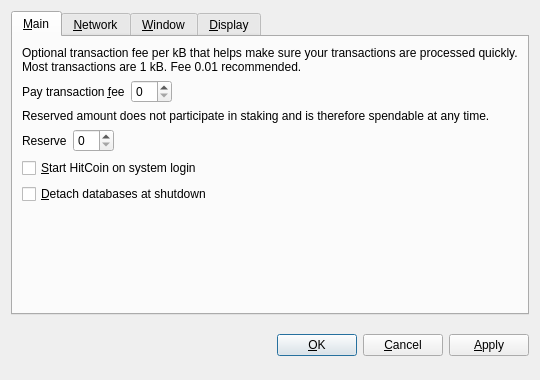
<?xml version="1.0" encoding="UTF-8"?>
<ui version="4.0">
 <class>OptionsDialog</class>
 <widget class="QDialog" name="OptionsDialog">
  <property name="geometry">
   <rect>
    <x>0</x>
    <y>0</y>
    <width>540</width>
    <height>380</height>
   </rect>
  </property>
  <property name="windowTitle">
   <string>Options</string>
  </property>
  <property name="modal">
   <bool>true</bool>
  </property>
  <layout class="QVBoxLayout" name="verticalLayout">
   <item>
    <widget class="QTabWidget" name="tabWidget">
     <property name="tabPosition">
      <enum>QTabWidget::North</enum>
     </property>
     <property name="currentIndex">
      <number>0</number>
     </property>
     <widget class="QWidget" name="tabMain">
      <attribute name="title">
       <string>&amp;Main</string>
      </attribute>
      <layout class="QVBoxLayout" name="verticalLayout_Main">
       <item>
        <widget class="QLabel" name="transactionFeeInfoLabel">
         <property name="text">
          <string>Optional transaction fee per kB that helps make sure your transactions are processed quickly. Most transactions are 1 kB. Fee 0.01 recommended.</string>
         </property>
         <property name="textFormat">
          <enum>Qt::PlainText</enum>
         </property>
         <property name="wordWrap">
          <bool>true</bool>
         </property>
        </widget>
       </item>
       <item>
        <layout class="QHBoxLayout" name="horizontalLayoutFee">
         <item>
          <widget class="QLabel" name="transactionFeeLabel">
           <property name="text">
            <string>Pay transaction &amp;fee</string>
           </property>
           <property name="textFormat">
            <enum>Qt::PlainText</enum>
           </property>
           <property name="buddy">
            <cstring>transactionFee</cstring>
           </property>
          </widget>
         </item>
         <item>
          <widget class="BitcoinAmountField" name="transactionFee"/>
         </item>
         <item>
          <spacer name="horizontalSpacerFee">
           <property name="orientation">
            <enum>Qt::Horizontal</enum>
           </property>
           <property name="sizeHint" stdset="0">
            <size>
             <width>40</width>
             <height>20</height>
            </size>
           </property>
          </spacer>
         </item>
        </layout>
       </item>
       <item>
        <widget class="QLabel" name="reserveBalanceInfoLabel">
         <property name="text">
          <string>Reserved amount does not participate in staking and is therefore spendable at any time.</string>
         </property>
         <property name="textFormat">
          <enum>Qt::PlainText</enum>
         </property>
         <property name="wordWrap">
          <bool>true</bool>
         </property>
        </widget>
       </item>
       <item>
        <layout class="QHBoxLayout" name="horizontalLayoutReserveBalance">
         <item>
          <widget class="QLabel" name="reserveBalanceLabel">
           <property name="text">
            <string>Reserve</string>
           </property>
           <property name="textFormat">
            <enum>Qt::PlainText</enum>
           </property>
           <property name="buddy">
            <cstring>reserveBalance</cstring>
           </property>
          </widget>
         </item>
         <item>
          <widget class="BitcoinAmountField" name="reserveBalance"/>
         </item>
         <item>
          <spacer name="horizontalSpacerReserveBalance">
           <property name="orientation">
            <enum>Qt::Horizontal</enum>
           </property>
           <property name="sizeHint" stdset="0">
            <size>
             <width>40</width>
             <height>20</height>
            </size>
           </property>
          </spacer>
         </item>
        </layout>
       </item>
       <item>
        <widget class="QCheckBox" name="bitcoinAtStartup">
         <property name="toolTip">
          <string>Automatically start HitCoin after logging in to the system.</string>
         </property>
         <property name="text">
          <string>&amp;Start HitCoin on system login</string>
         </property>
        </widget>
       </item>
       <item>
        <widget class="QCheckBox" name="detachDatabases">
         <property name="toolTip">
          <string>Detach block and address databases at shutdown. This means they can be moved to another data directory, but it slows down shutdown. The wallet is always detached.</string>
         </property>
         <property name="text">
          <string>&amp;Detach databases at shutdown</string>
         </property>
        </widget>
       </item>
       <item>
        <spacer name="verticalSpacer_Main">
         <property name="orientation">
          <enum>Qt::Vertical</enum>
         </property>
         <property name="sizeHint" stdset="0">
          <size>
           <width>20</width>
           <height>40</height>
          </size>
         </property>
        </spacer>
       </item>
      </layout>
     </widget>
     <widget class="QWidget" name="tabNetwork">
      <attribute name="title">
       <string>&amp;Network</string>
      </attribute>
      <layout class="QVBoxLayout" name="verticalLayout_Network">
       <item>
        <widget class="QCheckBox" name="mapPortUpnp">
         <property name="toolTip">
          <string>Automatically open the HitCoin client port on the router. This only works when your router supports UPnP and it is enabled.</string>
         </property>
         <property name="text">
          <string>Map port using &amp;UPnP</string>
         </property>
        </widget>
       </item>
       <item>
        <widget class="QCheckBox" name="connectSocks">
         <property name="toolTip">
          <string>Connect to the HitCoin network through a SOCKS proxy (e.g. when connecting through Tor).</string>
         </property>
         <property name="text">
          <string>&amp;Connect through SOCKS proxy:</string>
         </property>
        </widget>
       </item>
       <item>
        <layout class="QHBoxLayout" name="horizontalLayout_Network">
         <item>
          <widget class="QLabel" name="proxyIpLabel">
           <property name="text">
            <string>Proxy &amp;IP:</string>
           </property>
           <property name="textFormat">
            <enum>Qt::PlainText</enum>
           </property>
           <property name="buddy">
            <cstring>proxyIp</cstring>
           </property>
          </widget>
         </item>
         <item>
          <widget class="QValidatedLineEdit" name="proxyIp">
           <property name="maximumSize">
            <size>
             <width>140</width>
             <height>16777215</height>
            </size>
           </property>
           <property name="toolTip">
            <string>IP address of the proxy (e.g. 127.0.0.1)</string>
           </property>
          </widget>
         </item>
         <item>
          <widget class="QLabel" name="proxyPortLabel">
           <property name="text">
            <string>&amp;Port:</string>
           </property>
           <property name="textFormat">
            <enum>Qt::PlainText</enum>
           </property>
           <property name="buddy">
            <cstring>proxyPort</cstring>
           </property>
          </widget>
         </item>
         <item>
          <widget class="QLineEdit" name="proxyPort">
           <property name="maximumSize">
            <size>
             <width>55</width>
             <height>16777215</height>
            </size>
           </property>
           <property name="toolTip">
            <string>Port of the proxy (e.g. 9050)</string>
           </property>
          </widget>
         </item>
         <item>
          <widget class="QLabel" name="socksVersionLabel">
           <property name="text">
            <string>SOCKS &amp;Version:</string>
           </property>
           <property name="textFormat">
            <enum>Qt::PlainText</enum>
           </property>
           <property name="buddy">
            <cstring>socksVersion</cstring>
           </property>
          </widget>
         </item>
         <item>
          <widget class="QValueComboBox" name="socksVersion">
           <property name="toolTip">
            <string>SOCKS version of the proxy (e.g. 5)</string>
           </property>
          </widget>
         </item>
         <item>
          <spacer name="horizontalSpacer_Network">
           <property name="orientation">
            <enum>Qt::Horizontal</enum>
           </property>
           <property name="sizeHint" stdset="0">
            <size>
             <width>40</width>
             <height>20</height>
            </size>
           </property>
          </spacer>
         </item>
        </layout>
       </item>
       <item>
        <spacer name="verticalSpacer_Network">
         <property name="orientation">
          <enum>Qt::Vertical</enum>
         </property>
         <property name="sizeHint" stdset="0">
          <size>
           <width>20</width>
           <height>40</height>
          </size>
         </property>
        </spacer>
       </item>
      </layout>
     </widget>
     <widget class="QWidget" name="tabWindow">
      <attribute name="title">
       <string>&amp;Window</string>
      </attribute>
      <layout class="QVBoxLayout" name="verticalLayout_Window">
       <item>
        <widget class="QCheckBox" name="minimizeToTray">
         <property name="toolTip">
          <string>Show only a tray icon after minimizing the window.</string>
         </property>
         <property name="text">
          <string>&amp;Minimize to the tray instead of the taskbar</string>
         </property>
        </widget>
       </item>
       <item>
        <widget class="QCheckBox" name="minimizeOnClose">
         <property name="toolTip">
          <string>Minimize instead of exit the application when the window is closed. When this option is enabled, the application will be closed only after selecting Quit in the menu.</string>
         </property>
         <property name="text">
          <string>M&amp;inimize on close</string>
         </property>
        </widget>
       </item>
       <item>
        <spacer name="verticalSpacer_Window">
         <property name="orientation">
          <enum>Qt::Vertical</enum>
         </property>
         <property name="sizeHint" stdset="0">
          <size>
           <width>20</width>
           <height>40</height>
          </size>
         </property>
        </spacer>
       </item>
      </layout>
     </widget>
     <widget class="QWidget" name="tabDisplay">
      <attribute name="title">
       <string>&amp;Display</string>
      </attribute>
      <layout class="QVBoxLayout" name="verticalLayout_Display">
       <item>
        <layout class="QHBoxLayout" name="horizontalLayout_1_Display">
         <item>
          <widget class="QLabel" name="langLabel">
           <property name="text">
            <string>User Interface &amp;language:</string>
           </property>
           <property name="textFormat">
            <enum>Qt::PlainText</enum>
           </property>
           <property name="buddy">
            <cstring>lang</cstring>
           </property>
          </widget>
         </item>
         <item>
          <widget class="QValueComboBox" name="lang">
           <property name="toolTip">
            <string>The user interface language can be set here. This setting will take effect after restarting HitCoin.</string>
           </property>
          </widget>
         </item>
        </layout>
       </item>
       <item>
        <layout class="QHBoxLayout" name="horizontalLayout_2_Display">
         <item>
          <widget class="QLabel" name="unitLabel">
           <property name="text">
            <string>&amp;Unit to show amounts in:</string>
           </property>
           <property name="textFormat">
            <enum>Qt::PlainText</enum>
           </property>
           <property name="buddy">
            <cstring>unit</cstring>
           </property>
          </widget>
         </item>
         <item>
          <widget class="QValueComboBox" name="unit">
           <property name="toolTip">
            <string>Choose the default subdivision unit to show in the interface and when sending coins.</string>
           </property>
          </widget>
         </item>
        </layout>
       </item>
       <item>
        <widget class="QCheckBox" name="displayAddresses">
         <property name="toolTip">
          <string>Whether to show HitCoin addresses in the transaction list or not.</string>
         </property>
         <property name="text">
          <string>&amp;Display addresses in transaction list</string>
         </property>
        </widget>
       </item>
       <item>
        <widget class="QCheckBox" name="coinControlFeatures">
         <property name="toolTip">
          <string>Whether to show coin control features or not.</string>
         </property>
         <property name="text">
          <string>Display coin &amp;control features (experts only!)</string>
         </property>
        </widget>
       </item>
       <item>
        <spacer name="verticalSpacer_Display">
         <property name="orientation">
          <enum>Qt::Vertical</enum>
         </property>
         <property name="sizeHint" stdset="0">
          <size>
           <width>20</width>
           <height>40</height>
          </size>
         </property>
        </spacer>
       </item>
      </layout>
     </widget>
    </widget>
   </item>
   <item>
    <layout class="QHBoxLayout" name="horizontalLayout_Buttons">
     <item>
      <spacer name="horizontalSpacer_1">
       <property name="orientation">
        <enum>Qt::Horizontal</enum>
       </property>
       <property name="sizeHint" stdset="0">
        <size>
         <width>40</width>
         <height>48</height>
        </size>
       </property>
      </spacer>
     </item>
     <item>
      <widget class="QLabel" name="statusLabel">
       <property name="font">
        <font>
         <weight>75</weight>
         <bold>true</bold>
        </font>
       </property>
       <property name="text">
        <string/>
       </property>
       <property name="textFormat">
        <enum>Qt::PlainText</enum>
       </property>
       <property name="wordWrap">
        <bool>true</bool>
       </property>
      </widget>
     </item>
     <item>
      <spacer name="horizontalSpacer_2">
       <property name="orientation">
        <enum>Qt::Horizontal</enum>
       </property>
       <property name="sizeHint" stdset="0">
        <size>
         <width>40</width>
         <height>48</height>
        </size>
       </property>
      </spacer>
     </item>
     <item>
      <widget class="QPushButton" name="okButton">
       <property name="text">
        <string>&amp;OK</string>
       </property>
      </widget>
     </item>
     <item>
      <widget class="QPushButton" name="cancelButton">
       <property name="text">
        <string>&amp;Cancel</string>
       </property>
       <property name="autoDefault">
        <bool>false</bool>
       </property>
      </widget>
     </item>
     <item>
      <widget class="QPushButton" name="applyButton">
       <property name="text">
        <string>&amp;Apply</string>
       </property>
       <property name="autoDefault">
        <bool>false</bool>
       </property>
      </widget>
     </item>
    </layout>
   </item>
  </layout>
 </widget>
 <customwidgets>
  <customwidget>
   <class>BitcoinAmountField</class>
   <extends>QSpinBox</extends>
   <header>bitcoinamountfield.h</header>
  </customwidget>
  <customwidget>
   <class>QValueComboBox</class>
   <extends>QComboBox</extends>
   <header>qvaluecombobox.h</header>
  </customwidget>
  <customwidget>
   <class>QValidatedLineEdit</class>
   <extends>QLineEdit</extends>
   <header>qvalidatedlineedit.h</header>
  </customwidget>
 </customwidgets>
 <resources/>
 <connections/>
</ui>
